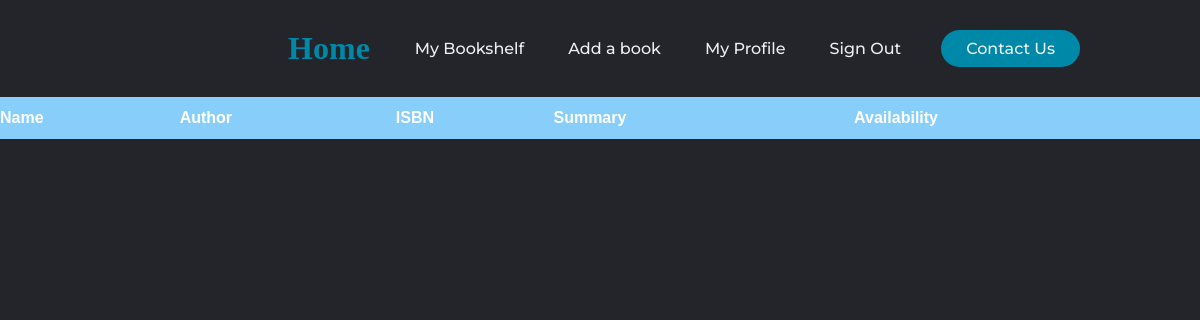
The page /account/bookshelf/ (signed in) on the database as committed earlier.
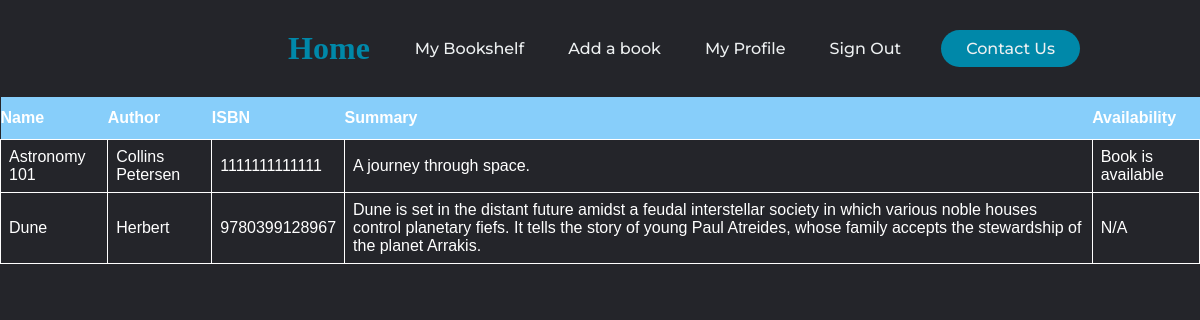
The same page on the database as committed later.
### library/models.py (models this page shows, shortened)
class Book (models.Model):
    owner = models.ForeignKey ("accounts.User",
                                 related_name='owner',
                                 on_delete=models.CASCADE,
                                 default=None)
    genre = models.ForeignKey (Genre,
                               related_name='books',
                               on_delete=models.CASCADE)
    author = models.ForeignKey (Author,
                                related_name='books',
                                on_delete=models.CASCADE)
    title = models.CharField (max_length=50, db_index=True)
    summary = models.TextField (blank=True)
    price = models.DecimalField (max_digits=10, decimal_places=2)
    available = models.BooleanField (default=True)
    slug = models.SlugField (max_length=200, db_index=True)
    isbn = models.CharField(max_length=13, validators=[MinLengthValidator(13)])
    class Meta:
        ordering = ('title',)

class Author (models.Model):
    first_name = models.CharField (max_length=50, db_index=True)
    last_name = models.CharField (max_length=50, db_index=True)
    slug = models.SlugField (max_length=200, db_index=True)
    class Meta:
        ordering = ('last_name',)
        index_together = (('id', 'slug'),)
    def __str__(self):
        return self.last_name

### accounts/views.py (the view)
# urls.py: path('bookshelf/' ,views.myBookShelf, name='myBookShelf'),
@login_required
def myBookShelf(request):
    myBooks = Book.objects.filter (owner_id=request.user)
    return render (request, 'accounts/myBookshelf.html', {'myBooks': myBooks})

### accounts/templates/accounts/myBookshelf.html (shortened to what this page needs)
{% extends "accounts/base.html" %}
{% block content %}
    <table class="listings">
        <th>Name</th>
        <th>Author</th>
        <th>ISBN</th>
        <th>Summary</th>
        <th>Availability</th>
        {% for book in myBooks %}
            <tr class="bg-info">
                <td>{{ book.title }}</td>
                <td>{{ book.author }}</td>
                <td>{{ book.isbn }}</td>
                <td>{{ book.summary }}</td>
                <td>{% if book.available is True %}
                    <p>Book is available</p>
                {% else %}
                    <p>N/A</p>
                {% endif %}
                </td>
            </tr>
        {% endfor %}
    </table>
{% endblock %}

Rows that differ between the two databases and show on the page:
now on this page (row edited): Book: title "Astronomy 101", author "Collins Petersen", isbn "1111111111111", summary "A journey through space.", available "Book is available"
now on this page (row edited): Book: title "Dune", author "Herbert", isbn "9780399128967", summary "Dune is set in the distant future amidst a feudal interstellar society in which various noble houses control planetary fiefs. It tells the story of young Paul Atreides, whose family accepts the stewardship of the planet Arrakis.", available "N/A"
